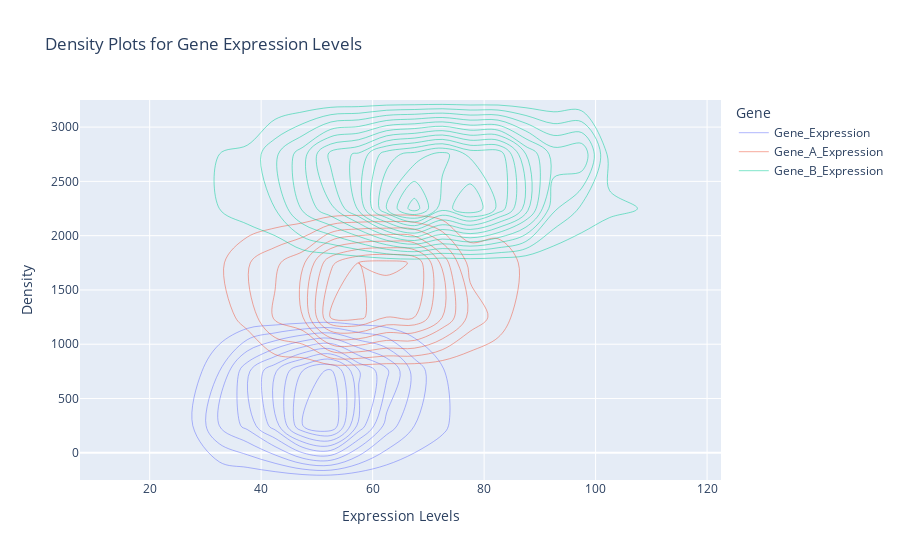

The cell this chart's notebook holds for it:
### Code cell
import pandas as pd
import numpy as np
import plotly.express as px

# Generate example data for three expression levels
data = {
    "Gene_Expression": np.random.normal(50, 10, 1000),
    "Gene_A_Expression": np.random.normal(60, 12, 1000),
    "Gene_B_Expression": np.random.normal(70, 15, 1000)
}
df = pd.DataFrame(data)

# Melt the dataframe for plotting in a single figure
df_melted = df.melt(var_name="Gene", value_name="Expression_Level")

# Plot density using Plotly Express
fig = px.density_contour(
    df_melted, 
    x="Expression_Level", 
    color="Gene",  # Different color for each gene
    title="Density Plots for Gene Expression Levels"
)

# Update layout
fig.update_layout(
    xaxis_title="Expression Levels",
    yaxis_title="Density"
)

fig.show()

### Figure 1 — Plotly figure (JSON) as saved in the notebook; plotly's stock layout.template omitted (floating-point values rounded to 4 significant figures; data arrays with more than 128 entries replaced by an {"elided": "..."} marker saying what was removed)
{"data": [{"autocontour": true, "contours": {"coloring": "none", "end": 100, "size": 10, "start": 10}, "hovertemplate": "Gene=Gene_Expression<br>Expression_Level=%{x}<br>index=%{y}<br>count=%{z}<extra></extra>", "legendgroup": "Gene_Expression", "line": {"color": "#636efa"}, "name": "Gene_Expression", "showlegend": true, "type": "histogram2dcontour", "x": {"elided": "1000 float values"}, "xaxis": "x", "xbingroup": "x", "y": {"elided": "1000 int values"}, "yaxis": "y", "ybingroup": "y"}, {"autocontour": true, "contours": {"coloring": "none", "end": 80, "size": 10, "start": 10}, "hovertemplate": "Gene=Gene_A_Expression<br>Expression_Level=%{x}<br>index=%{y}<br>count=%{z}<extra></extra>", "legendgroup": "Gene_A_Expression", "line": {"color": "#EF553B"}, "name": "Gene_A_Expression", "showlegend": true, "type": "histogram2dcontour", "x": {"elided": "1000 float values"}, "xaxis": "x", "xbingroup": "x", "y": {"elided": "1000 int values"}, "yaxis": "y", "ybingroup": "y"}, {"autocontour": true, "contours": {"coloring": "none", "end": 70, "size": 5, "start": 5}, "hovertemplate": "Gene=Gene_B_Expression<br>Expression_Level=%{x}<br>index=%{y}<br>count=%{z}<extra></extra>", "legendgroup": "Gene_B_Expression", "line": {"color": "#00cc96"}, "name": "Gene_B_Expression", "showlegend": true, "type": "histogram2dcontour", "x": {"elided": "1000 float values"}, "xaxis": "x", "xbingroup": "x", "y": {"elided": "1000 int values"}, "yaxis": "y", "ybingroup": "y"}], "layout": {"autosize": true, "legend": {"title": {"text": "Gene"}, "tracegroupgap": 0}, "title": {"text": "Density Plots for Gene Expression Levels"}, "xaxis": {"anchor": "y", "autorange": true, "domain": [0, 1], "range": [7.5, 122.5], "title": {"text": "Expression Levels"}, "type": "linear"}, "yaxis": {"anchor": "x", "autorange": true, "domain": [0, 1], "range": [-250.5, 3250.0], "title": {"text": "Density"}, "type": "linear"}}}
